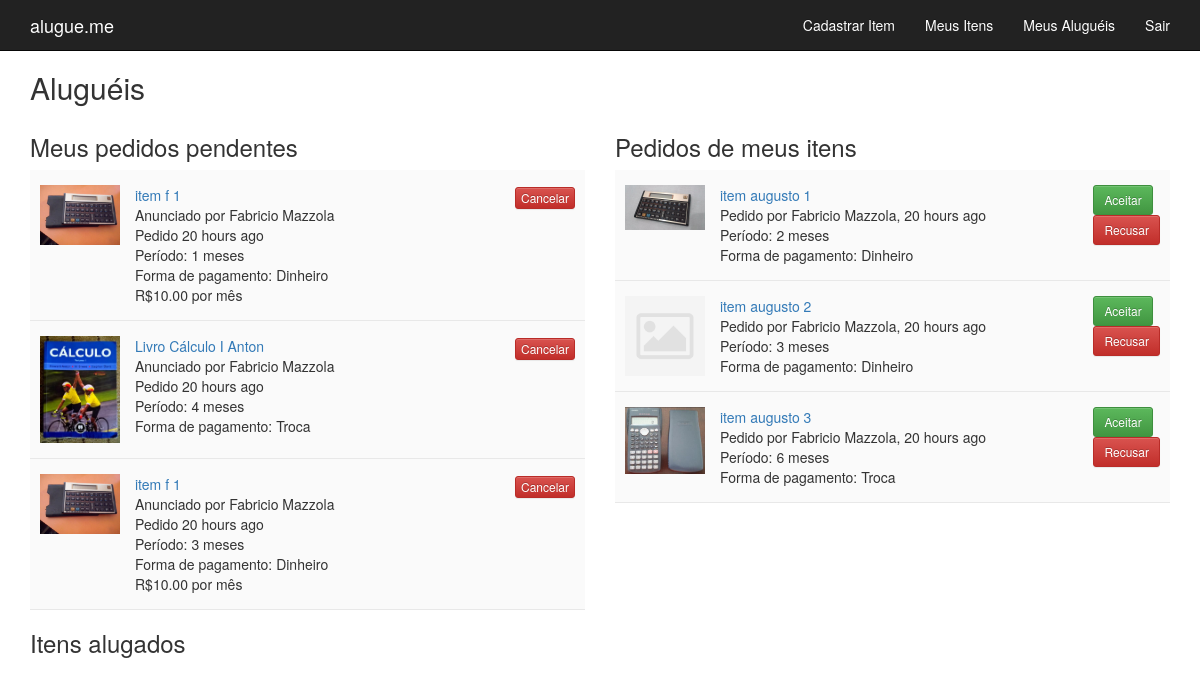
Before: /rents/ (signed in) with the older database file.
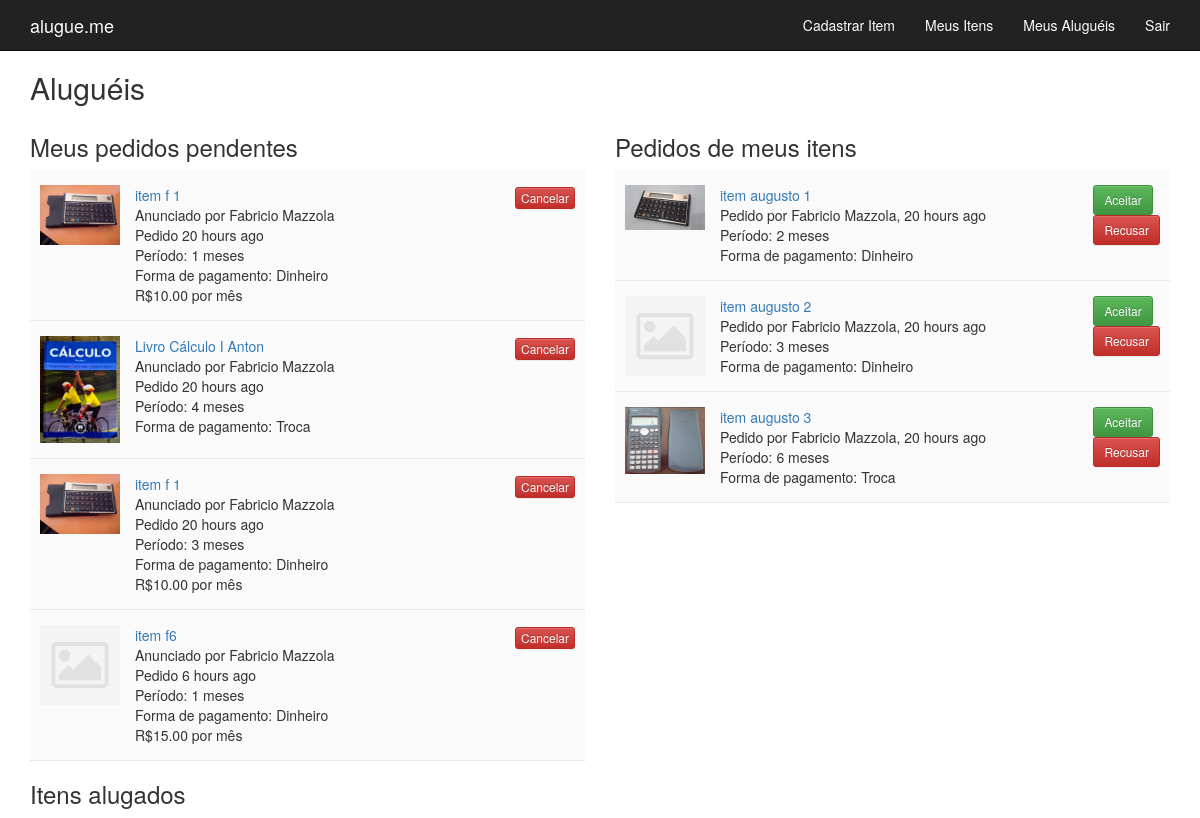
After: the same page with the newer database file.
### alugueme/models.py (models this page shows, shortened)
class Rent(models.Model):
    PENDING_STATUS = 1
    CANCELLED_STATUS = 2
    CONFIRMED_STATUS = 3
    STATUS_CHOICES = (
        (PENDING_STATUS, 'Pendente'),
        (CANCELLED_STATUS, 'Cancelado'),
        (CONFIRMED_STATUS, 'Confirmado'),
    )
    MONEY = 1
    TRADE = 2
    PAYMENT_CHOICES = (
        (MONEY, 'Dinheiro'),
        (TRADE, 'Troca'),
    )
    user = models.ForeignKey(User,on_delete=models.CASCADE) # TODO conferir se ta correto usar foreignkey. outra possibilidade é modelar pedido de aluguel em uma classe diferente.
    item = models.ForeignKey(Item,on_delete=models.CASCADE)
    status = models.IntegerField(choices=STATUS_CHOICES, default=PENDING_STATUS)
    request_date = models.DateTimeField()
    confirmation_date = models.DateTimeField(blank=True, null=True)
    months = models.PositiveIntegerField(verbose_name='Meses', validators=[MinValueValidator(1), MaxValueValidator(6)], default=1) #TODO limit field max and min
    payment = models.IntegerField(choices=PAYMENT_CHOICES,verbose_name='Forma de pagamento')

class Item(models.Model): # TODO generate thumbnail images?
    AVAILABLE_STATUS = 1
    UNAVAILABLE_STATUS = 2
    STATUS_CHOICES = (
        (AVAILABLE_STATUS, 'Disponível'),
        (UNAVAILABLE_STATUS, 'Indisponível'),
    )
    title = models.CharField(max_length=60, verbose_name='Título')
    description = models.TextField(max_length=800, verbose_name='Descrição')
    published_date = models.DateTimeField(blank=True, null=True)
    owner = models.ForeignKey('auth.User')
    price = models.DecimalField(max_digits=4, decimal_places=2, default=0, verbose_name='Preço')
    image = models.ImageField(upload_to = 'images/', default = 'images/None/no-img.jpg', verbose_name='Foto')
    status = models.IntegerField(choices=STATUS_CHOICES, default=AVAILABLE_STATUS)

### alugueme/views.py (the view)
# urls.py: url(r'^rents/$', views.rents, name='rents'),
@login_required(login_url='login')
def rents(request):
    my_rents = Rent.objects.filter(user=request.user, status=Rent.PENDING_STATUS)
    my_current_rents = Rent.objects.filter(user=request.user, status=Rent.CONFIRMED_STATUS)
    rents_my_items = Rent.objects.filter(item__owner=request.user, status=Rent.PENDING_STATUS)
    for rent in my_current_rents:
        rent.return_date = rent.confirmation_date
    return render(request, 'alugueme/rents.html', {'my_rents': my_rents, 'rents_my_items': rents_my_items, 'my_current_rents': my_current_rents, 'payment_choices': Rent.PAYMENT_CHOICES})

### alugueme/templates/alugueme/rents.html (shortened to what this page needs)
{% extends 'alugueme/base.html' %}
{% load humanize %}
{% block content %}
  <h2>Aluguéis</h2>
  <div class="row rents">
    <div class="col-md-6">
      <h3>Meus pedidos pendentes</h3>
      {% for rent in my_rents %}
        <div class="pending_rent clearfix">
          <div class="rent_img">
            <img src="{{ rent.item.image.url }}">
          </div>
          <div class="rent_description">
            <a href="{% url 'item_detail' pk=rent.item.pk %}">{{ rent.item.title }}</a><br>
            Anunciado por {{ rent.item.owner.first_name }} {{ rent.item.owner.last_name }}<br>
            Pedido {{ rent.request_date|naturaltime }}<br>
            Período: {{ rent.months }} meses<br>
            Forma de pagamento:
              {% if rent.payment == 1 %}
                {{ payment_choices.0.1 }}<br>
                R${{ rent.item.price }} por mês
              {% else %}
                {{ payment_choices.1.1 }}
              {% endif %}
          </div>
          <div class="rent_buttons">
              <a href="{% url 'rent_cancel' pk=rent.pk %}">
                <button type="button" class="btn btn-danger btn-xs">Cancelar</button>
              </a>
          </div>
        </div>
      {% endfor %}
      <h3>Itens alugados</h3>
    </div>
    <div class="col-md-6">
      <h3>Pedidos de meus itens</h3>
      {% for rent in rents_my_items %}
        <div class="my_item_rent clearfix">
          <div class="rent_img">
            <img src="{{ rent.item.image.url }}">
          </div>
          <div class="rent_description">
            <a href="{% url 'item_detail' pk=rent.item.pk %}">{{ rent.item.title }}</a><br>
            Pedido por {{ rent.user.first_name }} {{ rent.user.last_name }}, {{ rent.request_date|naturaltime }}<br>
            Período: {{ rent.months }} meses<br>
            Forma de pagamento:
              {% if rent.payment == 1 %}
                {{ payment_choices.0.1 }}
              {% else %}
                {{ payment_choices.1.1 }}
              {% endif %}
          </div>
          <div class="rent_buttons">
            <form action="{% url 'rent_accept' pk=rent.pk %}" method="post">{% csrf_token %}
              <button type="submit" class="btn btn-success btn-sm">Aceitar</button>
            </form>
            <form action="{% url 'rent_reject' pk=rent.pk %}" method="post">{% csrf_token %}
              <button type="submit" class="btn btn-danger btn-sm">Recusar</button>
            </form>
          </div>
        </div>
      {% endfor %}
    </div>
  </div>
{% endblock %}

### alugueme/templates/alugueme/base.html (shortened to what this page needs)
{% load staticfiles %}
<!DOCTYPE html>
<html>
    <head>
        <link rel="stylesheet" href="{% static 'css/bootstrap.min.css' %}">
        <link rel="stylesheet" href="{% static 'css/bootstrap-theme.min.css' %}">
        <link rel="stylesheet" href="{% static 'css/style.css' %}">
    </head>
    <body>
        <nav class="navbar navbar-inverse navbar-static-top">
            <div class="container">
              <div class="navbar-header">
                <a class="navbar-brand" href="{% url 'index' %}">alugue.me</a>
              </div>
              <div id="navbar" class="navbar-collapse collapse">
                <ul class="nav navbar-nav navbar-right">
                  {% if user.is_authenticated %}
                    <li><a href="{% url 'item_new' %}">Cadastrar Item</a></li>
                    <li><a href="{% url 'items_my' %}">Meus Itens</a></li>
                    <li><a href="{% url 'rents' %}">Meus Aluguéis</a></li>
                    <li><a href="{% url 'logout' %}">Sair</a></li>
                  {% else %}
                  <li><a href="{% url 'signup' %}">Cadastrar-se</a></li>
                  <li><a href="{% url 'login' %}">Entrar</a></li>
                  {% endif %}
                </ul>
              </div>
            </div>
          </nav>
          <div class="container">
            {% block content %}
            {% endblock %}
          </div>
    </body>
</html>

### alugueme/static/css/style.css (style rules this page uses)
.navbar-inverse { background: #222222; margin-bottom: 0; }
.navbar-inverse .navbar-brand, .navbar-inverse .navbar-nav > li > a { color: #fff; }
.rents .pending_rent, .rents .my_item_rent, .rents .my_current_rent { background: #fafafa; padding: 15px 10px; border-bottom: 1px solid #e8e8e8; }
.rents .pending_rent .rent_img, .rents .my_item_rent .rent_img, .rents .my_current_rent .rent_img { max-width: 80px; float: left; }
.rents .pending_rent .rent_img img, .rents .my_item_rent .rent_img img, .rents .my_current_rent .rent_img img { max-width: 100%; }
.rents .pending_rent .rent_description, .rents .my_item_rent .rent_description, .rents .my_current_rent .rent_description { padding-left: 15px; display: inline-block; }
.rents .pending_rent .rent_buttons, .rents .my_item_rent .rent_buttons, .rents .my_current_rent .rent_buttons { float: right; }
.clearfix:after { content: ""; display: table; clear: both; }

Changed rows visible on the page:
added Rent: item.image (placeholder picture), item "item f6", item.owner.first_name "Fabricio", item.owner.last_name "Mazzola", request_date "6 hours ago", months "1", payment_choices "Dinheiro", item.price "15.00", shown under "Meus pedidos pendentes"
